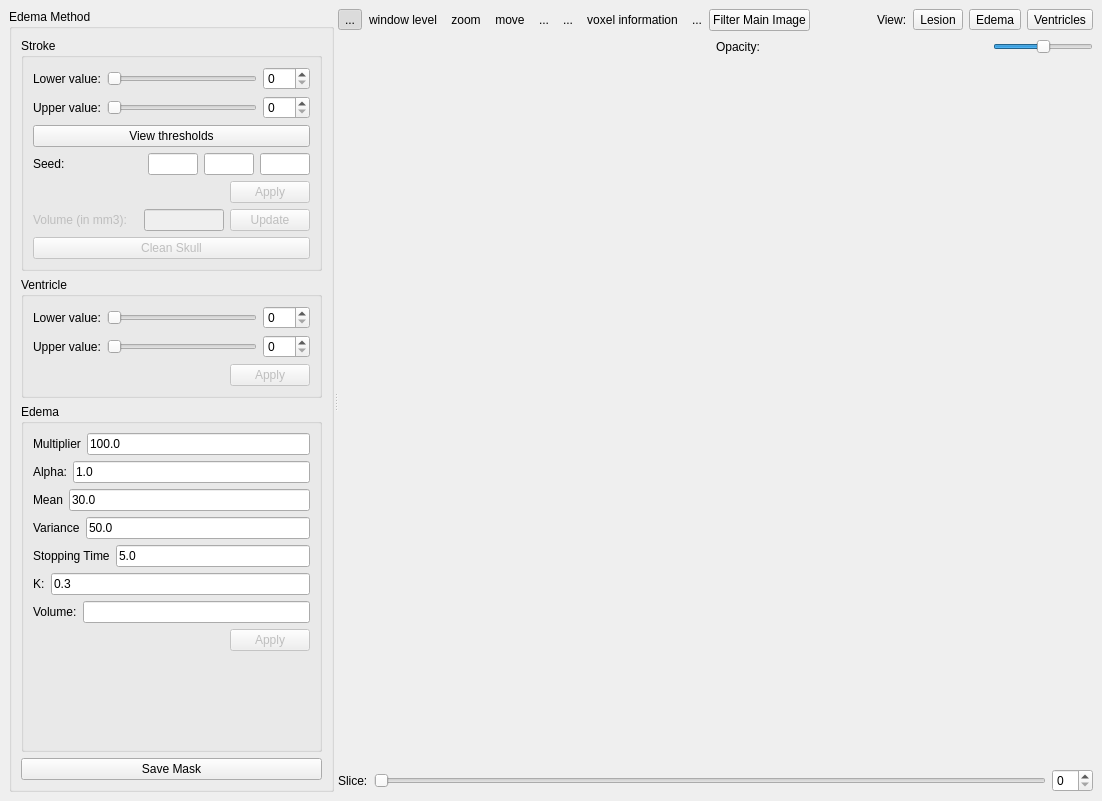
<?xml version="1.0" encoding="UTF-8"?>
<ui version="4.0">
 <class>QEdemaSegmentationExtensionBase</class>
 <widget class="QWidget" name="QEdemaSegmentationExtensionBase">
  <property name="geometry">
   <rect>
    <x>0</x>
    <y>0</y>
    <width>1102</width>
    <height>801</height>
   </rect>
  </property>
  <property name="windowTitle">
   <string>Form</string>
  </property>
  <layout class="QHBoxLayout">
   <property name="spacing">
    <number>6</number>
   </property>
   <property name="margin">
    <number>9</number>
   </property>
   <item>
    <widget class="QSplitter" name="m_verticalSplitter">
     <property name="orientation">
      <enum>Qt::Horizontal</enum>
     </property>
     <widget class="QSplitter" name="m_horizontalSplitter">
      <property name="orientation">
       <enum>Qt::Vertical</enum>
      </property>
      <widget class="QGroupBox" name="m_edemaMethodGroupBox">
       <property name="title">
        <string>Edema Method</string>
       </property>
       <layout class="QVBoxLayout">
        <property name="spacing">
         <number>6</number>
        </property>
        <property name="margin">
         <number>9</number>
        </property>
        <item>
         <layout class="QVBoxLayout">
          <property name="spacing">
           <number>6</number>
          </property>
          <property name="margin">
           <number>0</number>
          </property>
          <item>
           <widget class="QGroupBox" name="m_strokeGroupBox">
            <property name="title">
             <string>Stroke</string>
            </property>
            <layout class="QVBoxLayout">
             <property name="spacing">
              <number>6</number>
             </property>
             <property name="margin">
              <number>9</number>
             </property>
             <item>
              <layout class="QHBoxLayout">
               <property name="spacing">
                <number>6</number>
               </property>
               <property name="margin">
                <number>0</number>
               </property>
               <item>
                <widget class="QLabel" name="textLabel1_5">
                 <property name="text">
                  <string>Lower value:</string>
                 </property>
                </widget>
               </item>
               <item>
                <widget class="QSlider" name="m_lowerValueSlider">
                 <property name="maximum">
                  <number>255</number>
                 </property>
                 <property name="orientation">
                  <enum>Qt::Horizontal</enum>
                 </property>
                </widget>
               </item>
               <item>
                <widget class="QSpinBox" name="m_lowerValueSpinBox">
                 <property name="maximum">
                  <number>255</number>
                 </property>
                </widget>
               </item>
              </layout>
             </item>
             <item>
              <layout class="QHBoxLayout">
               <property name="spacing">
                <number>6</number>
               </property>
               <property name="margin">
                <number>0</number>
               </property>
               <item>
                <widget class="QLabel" name="textLabel1_6">
                 <property name="text">
                  <string>Upper value:</string>
                 </property>
                </widget>
               </item>
               <item>
                <widget class="QSlider" name="m_upperValueSlider">
                 <property name="maximum">
                  <number>255</number>
                 </property>
                 <property name="orientation">
                  <enum>Qt::Horizontal</enum>
                 </property>
                </widget>
               </item>
               <item>
                <widget class="QSpinBox" name="m_upperValueSpinBox">
                 <property name="maximum">
                  <number>255</number>
                 </property>
                </widget>
               </item>
              </layout>
             </item>
             <item>
              <layout class="QHBoxLayout">
               <property name="spacing">
                <number>6</number>
               </property>
               <property name="margin">
                <number>0</number>
               </property>
               <item>
                <widget class="QPushButton" name="m_viewThresholdButton">
                 <property name="layoutDirection">
                  <enum>Qt::RightToLeft</enum>
                 </property>
                 <property name="text">
                  <string>View thresholds</string>
                 </property>
                </widget>
               </item>
              </layout>
             </item>
             <item>
              <layout class="QHBoxLayout">
               <property name="spacing">
                <number>6</number>
               </property>
               <property name="margin">
                <number>0</number>
               </property>
               <item>
                <widget class="QLabel" name="m_seedLabel">
                 <property name="enabled">
                  <bool>true</bool>
                 </property>
                 <property name="text">
                  <string>Seed:</string>
                 </property>
                </widget>
               </item>
               <item>
                <widget class="QLineEdit" name="m_seedXLineEdit">
                 <property name="enabled">
                  <bool>true</bool>
                 </property>
                 <property name="sizePolicy">
                  <sizepolicy hsizetype="Maximum" vsizetype="Fixed">
                   <horstretch>0</horstretch>
                   <verstretch>0</verstretch>
                  </sizepolicy>
                 </property>
                 <property name="maximumSize">
                  <size>
                   <width>50</width>
                   <height>16777215</height>
                  </size>
                 </property>
                 <property name="readOnly">
                  <bool>true</bool>
                 </property>
                </widget>
               </item>
               <item>
                <widget class="QLineEdit" name="m_seedYLineEdit">
                 <property name="enabled">
                  <bool>true</bool>
                 </property>
                 <property name="sizePolicy">
                  <sizepolicy hsizetype="Maximum" vsizetype="Fixed">
                   <horstretch>0</horstretch>
                   <verstretch>0</verstretch>
                  </sizepolicy>
                 </property>
                 <property name="maximumSize">
                  <size>
                   <width>50</width>
                   <height>16777215</height>
                  </size>
                 </property>
                 <property name="readOnly">
                  <bool>true</bool>
                 </property>
                </widget>
               </item>
               <item>
                <widget class="QLineEdit" name="m_seedZLineEdit">
                 <property name="enabled">
                  <bool>true</bool>
                 </property>
                 <property name="sizePolicy">
                  <sizepolicy hsizetype="Maximum" vsizetype="Fixed">
                   <horstretch>0</horstretch>
                   <verstretch>0</verstretch>
                  </sizepolicy>
                 </property>
                 <property name="maximumSize">
                  <size>
                   <width>50</width>
                   <height>16777215</height>
                  </size>
                 </property>
                 <property name="readOnly">
                  <bool>true</bool>
                 </property>
                </widget>
               </item>
              </layout>
             </item>
             <item>
              <widget class="QPushButton" name="m_applyMethodButton">
               <property name="enabled">
                <bool>false</bool>
               </property>
               <property name="sizePolicy">
                <sizepolicy hsizetype="Fixed" vsizetype="Fixed">
                 <horstretch>0</horstretch>
                 <verstretch>0</verstretch>
                </sizepolicy>
               </property>
               <property name="layoutDirection">
                <enum>Qt::RightToLeft</enum>
               </property>
               <property name="text">
                <string>Apply</string>
               </property>
              </widget>
             </item>
             <item>
              <layout class="QHBoxLayout">
               <property name="spacing">
                <number>6</number>
               </property>
               <property name="margin">
                <number>0</number>
               </property>
               <item>
                <widget class="QLabel" name="m_resultsLabel">
                 <property name="enabled">
                  <bool>false</bool>
                 </property>
                 <property name="text">
                  <string>Volume (in mm3):</string>
                 </property>
                </widget>
               </item>
               <item>
                <widget class="QLineEdit" name="m_resultsLineEdit">
                 <property name="enabled">
                  <bool>false</bool>
                 </property>
                 <property name="sizePolicy">
                  <sizepolicy hsizetype="Maximum" vsizetype="Fixed">
                   <horstretch>0</horstretch>
                   <verstretch>0</verstretch>
                  </sizepolicy>
                 </property>
                 <property name="maximumSize">
                  <size>
                   <width>80</width>
                   <height>16777215</height>
                  </size>
                 </property>
                 <property name="readOnly">
                  <bool>true</bool>
                 </property>
                </widget>
               </item>
               <item>
                <widget class="QPushButton" name="m_updateVolumeButton">
                 <property name="enabled">
                  <bool>false</bool>
                 </property>
                 <property name="sizePolicy">
                  <sizepolicy hsizetype="Fixed" vsizetype="Fixed">
                   <horstretch>0</horstretch>
                   <verstretch>0</verstretch>
                  </sizepolicy>
                 </property>
                 <property name="text">
                  <string>Update</string>
                 </property>
                </widget>
               </item>
              </layout>
             </item>
             <item>
              <widget class="QPushButton" name="m_applyCleanSkullButton">
               <property name="enabled">
                <bool>false</bool>
               </property>
               <property name="text">
                <string>Clean Skull</string>
               </property>
              </widget>
             </item>
            </layout>
           </widget>
          </item>
          <item>
           <widget class="QGroupBox" name="m_ventriclesGroupBox">
            <property name="title">
             <string>Ventricle</string>
            </property>
            <layout class="QVBoxLayout">
             <property name="spacing">
              <number>6</number>
             </property>
             <property name="margin">
              <number>9</number>
             </property>
             <item>
              <layout class="QHBoxLayout">
               <property name="spacing">
                <number>6</number>
               </property>
               <property name="margin">
                <number>0</number>
               </property>
               <item>
                <widget class="QLabel" name="textLabel1_3">
                 <property name="text">
                  <string>Lower value:</string>
                 </property>
                </widget>
               </item>
               <item>
                <widget class="QSlider" name="m_lowerValueVentriclesSlider">
                 <property name="maximum">
                  <number>255</number>
                 </property>
                 <property name="orientation">
                  <enum>Qt::Horizontal</enum>
                 </property>
                </widget>
               </item>
               <item>
                <widget class="QSpinBox" name="m_lowerValueVentriclesSpinBox">
                 <property name="maximum">
                  <number>255</number>
                 </property>
                </widget>
               </item>
              </layout>
             </item>
             <item>
              <layout class="QHBoxLayout">
               <property name="spacing">
                <number>6</number>
               </property>
               <property name="margin">
                <number>0</number>
               </property>
               <item>
                <widget class="QLabel" name="textLabel1_4">
                 <property name="text">
                  <string>Upper value:</string>
                 </property>
                </widget>
               </item>
               <item>
                <widget class="QSlider" name="m_upperValueVentriclesSlider">
                 <property name="maximum">
                  <number>255</number>
                 </property>
                 <property name="orientation">
                  <enum>Qt::Horizontal</enum>
                 </property>
                </widget>
               </item>
               <item>
                <widget class="QSpinBox" name="m_upperValueVentriclesSpinBox">
                 <property name="maximum">
                  <number>255</number>
                 </property>
                </widget>
               </item>
              </layout>
             </item>
             <item>
              <widget class="QPushButton" name="m_applyVentriclesMethodButton">
               <property name="enabled">
                <bool>false</bool>
               </property>
               <property name="sizePolicy">
                <sizepolicy hsizetype="Fixed" vsizetype="Fixed">
                 <horstretch>0</horstretch>
                 <verstretch>0</verstretch>
                </sizepolicy>
               </property>
               <property name="layoutDirection">
                <enum>Qt::RightToLeft</enum>
               </property>
               <property name="text">
                <string>Apply</string>
               </property>
              </widget>
             </item>
            </layout>
           </widget>
          </item>
          <item>
           <widget class="QGroupBox" name="groupBox">
            <property name="sizePolicy">
             <sizepolicy hsizetype="Expanding" vsizetype="Expanding">
              <horstretch>0</horstretch>
              <verstretch>0</verstretch>
             </sizepolicy>
            </property>
            <property name="title">
             <string>Edema</string>
            </property>
            <layout class="QVBoxLayout">
             <property name="spacing">
              <number>6</number>
             </property>
             <property name="margin">
              <number>9</number>
             </property>
             <item>
              <layout class="QVBoxLayout">
               <property name="spacing">
                <number>6</number>
               </property>
               <property name="margin">
                <number>0</number>
               </property>
               <item>
                <layout class="QHBoxLayout">
                 <property name="spacing">
                  <number>6</number>
                 </property>
                 <property name="margin">
                  <number>0</number>
                 </property>
                 <item>
                  <widget class="QLabel" name="m_multiplierLabel">
                   <property name="text">
                    <string>Multiplier</string>
                   </property>
                  </widget>
                 </item>
                 <item>
                  <widget class="QLineEdit" name="m_multiplierEdit">
                   <property name="text">
                    <string>100.0</string>
                   </property>
                  </widget>
                 </item>
                </layout>
               </item>
               <item>
                <layout class="QHBoxLayout">
                 <property name="spacing">
                  <number>6</number>
                 </property>
                 <property name="margin">
                  <number>0</number>
                 </property>
                 <item>
                  <widget class="QLabel" name="m_alphaLabel">
                   <property name="text">
                    <string>Alpha:</string>
                   </property>
                  </widget>
                 </item>
                 <item>
                  <widget class="QLineEdit" name="m_alphaEdit">
                   <property name="text">
                    <string>1.0</string>
                   </property>
                  </widget>
                 </item>
                </layout>
               </item>
               <item>
                <layout class="QHBoxLayout">
                 <property name="spacing">
                  <number>6</number>
                 </property>
                 <property name="margin">
                  <number>0</number>
                 </property>
                 <item>
                  <widget class="QLabel" name="m_meanLabel">
                   <property name="text">
                    <string>Mean</string>
                   </property>
                  </widget>
                 </item>
                 <item>
                  <widget class="QLineEdit" name="m_meanEdit">
                   <property name="text">
                    <string>30.0</string>
                   </property>
                  </widget>
                 </item>
                </layout>
               </item>
               <item>
                <layout class="QHBoxLayout">
                 <property name="spacing">
                  <number>6</number>
                 </property>
                 <property name="margin">
                  <number>0</number>
                 </property>
                 <item>
                  <widget class="QLabel" name="m_varianceLabel">
                   <property name="text">
                    <string>Variance</string>
                   </property>
                  </widget>
                 </item>
                 <item>
                  <widget class="QLineEdit" name="m_varianceEdit">
                   <property name="text">
                    <string>50.0</string>
                   </property>
                  </widget>
                 </item>
                </layout>
               </item>
               <item>
                <layout class="QHBoxLayout">
                 <property name="spacing">
                  <number>6</number>
                 </property>
                 <property name="margin">
                  <number>0</number>
                 </property>
                 <item>
                  <widget class="QLabel" name="label_2">
                   <property name="text">
                    <string>Stopping Time</string>
                   </property>
                  </widget>
                 </item>
                 <item>
                  <widget class="QLineEdit" name="m_stoppingTimeEdit">
                   <property name="text">
                    <string>5.0</string>
                   </property>
                  </widget>
                 </item>
                </layout>
               </item>
               <item>
                <layout class="QHBoxLayout">
                 <property name="spacing">
                  <number>6</number>
                 </property>
                 <property name="margin">
                  <number>0</number>
                 </property>
                 <item>
                  <widget class="QLabel" name="m_constantLabel">
                   <property name="text">
                    <string>K:</string>
                   </property>
                  </widget>
                 </item>
                 <item>
                  <widget class="QLineEdit" name="m_constantEdit">
                   <property name="text">
                    <string>0.3</string>
                   </property>
                  </widget>
                 </item>
                </layout>
               </item>
               <item>
                <layout class="QHBoxLayout">
                 <property name="spacing">
                  <number>6</number>
                 </property>
                 <property name="margin">
                  <number>0</number>
                 </property>
                 <item>
                  <widget class="QLabel" name="m_volumeLabel">
                   <property name="text">
                    <string>Volume:</string>
                   </property>
                  </widget>
                 </item>
                 <item>
                  <widget class="QLineEdit" name="m_edemaVolumeLineEdit"/>
                 </item>
                </layout>
               </item>
               <item>
                <widget class="QPushButton" name="m_applyEdemaMethodButton">
                 <property name="enabled">
                  <bool>false</bool>
                 </property>
                 <property name="sizePolicy">
                  <sizepolicy hsizetype="Fixed" vsizetype="Fixed">
                   <horstretch>0</horstretch>
                   <verstretch>0</verstretch>
                  </sizepolicy>
                 </property>
                 <property name="layoutDirection">
                  <enum>Qt::RightToLeft</enum>
                 </property>
                 <property name="text">
                  <string>Apply</string>
                 </property>
                </widget>
               </item>
              </layout>
             </item>
             <item>
              <spacer>
               <property name="orientation">
                <enum>Qt::Vertical</enum>
               </property>
               <property name="sizeHint" stdset="0">
                <size>
                 <width>20</width>
                 <height>40</height>
                </size>
               </property>
              </spacer>
             </item>
            </layout>
           </widget>
          </item>
         </layout>
        </item>
        <item>
         <widget class="QPushButton" name="m_saveMaskPushButton">
          <property name="text">
           <string>Save Mask</string>
          </property>
         </widget>
        </item>
       </layout>
      </widget>
     </widget>
     <widget class="QWidget" name="layoutWidget">
      <layout class="QVBoxLayout">
       <property name="spacing">
        <number>6</number>
       </property>
       <property name="margin">
        <number>0</number>
       </property>
       <item>
        <layout class="QHBoxLayout">
         <property name="spacing">
          <number>0</number>
         </property>
         <property name="margin">
          <number>0</number>
         </property>
         <item>
          <widget class="QToolButton" name="m_slicingToolButton">
           <property name="text">
            <string>...</string>
           </property>
           <property name="icon">
            <iconset>
             <normaloff/>
            </iconset>
           </property>
           <property name="iconSize">
            <size>
             <width>32</width>
             <height>32</height>
            </size>
           </property>
           <property name="checkable">
            <bool>true</bool>
           </property>
           <property name="checked">
            <bool>true</bool>
           </property>
           <property name="autoRaise">
            <bool>true</bool>
           </property>
          </widget>
         </item>
         <item>
          <widget class="QToolButton" name="m_windowLevelToolButton">
           <property name="text">
            <string>window level</string>
           </property>
           <property name="icon">
            <iconset>
             <normaloff/>
            </iconset>
           </property>
           <property name="iconSize">
            <size>
             <width>32</width>
             <height>32</height>
            </size>
           </property>
           <property name="checkable">
            <bool>true</bool>
           </property>
           <property name="autoRaise">
            <bool>true</bool>
           </property>
          </widget>
         </item>
         <item>
          <widget class="QToolButton" name="m_zoomToolButton">
           <property name="text">
            <string>zoom</string>
           </property>
           <property name="icon">
            <iconset>
             <normaloff/>
            </iconset>
           </property>
           <property name="iconSize">
            <size>
             <width>32</width>
             <height>32</height>
            </size>
           </property>
           <property name="checkable">
            <bool>true</bool>
           </property>
           <property name="autoRaise">
            <bool>true</bool>
           </property>
          </widget>
         </item>
         <item>
          <widget class="QToolButton" name="m_moveToolButton">
           <property name="text">
            <string>move</string>
           </property>
           <property name="icon">
            <iconset>
             <normaloff/>
            </iconset>
           </property>
           <property name="iconSize">
            <size>
             <width>32</width>
             <height>32</height>
            </size>
           </property>
           <property name="checkable">
            <bool>true</bool>
           </property>
           <property name="autoRaise">
            <bool>true</bool>
           </property>
          </widget>
         </item>
         <item>
          <widget class="QToolButton" name="m_rotateClockWiseToolButton">
           <property name="text">
            <string>...</string>
           </property>
           <property name="icon">
            <iconset>
             <normaloff/>
            </iconset>
           </property>
           <property name="iconSize">
            <size>
             <width>32</width>
             <height>32</height>
            </size>
           </property>
           <property name="autoRaise">
            <bool>true</bool>
           </property>
          </widget>
         </item>
         <item>
          <widget class="QToolButton" name="m_editorToolButton">
           <property name="text">
            <string>...</string>
           </property>
           <property name="icon">
            <iconset>
             <normaloff/>
            </iconset>
           </property>
           <property name="iconSize">
            <size>
             <width>32</width>
             <height>32</height>
            </size>
           </property>
           <property name="checkable">
            <bool>true</bool>
           </property>
           <property name="autoRaise">
            <bool>true</bool>
           </property>
          </widget>
         </item>
         <item>
          <widget class="QToolButton" name="m_voxelInformationToolButton">
           <property name="layoutDirection">
            <enum>Qt::LeftToRight</enum>
           </property>
           <property name="text">
            <string>voxel information</string>
           </property>
           <property name="icon">
            <iconset>
             <normaloff/>
            </iconset>
           </property>
           <property name="iconSize">
            <size>
             <width>32</width>
             <height>32</height>
            </size>
           </property>
           <property name="checkable">
            <bool>true</bool>
           </property>
           <property name="autoRaise">
            <bool>true</bool>
           </property>
          </widget>
         </item>
         <item>
          <widget class="QToolButton" name="m_seedToolButton">
           <property name="text">
            <string>...</string>
           </property>
           <property name="icon">
            <iconset>
             <normaloff/>
            </iconset>
           </property>
           <property name="iconSize">
            <size>
             <width>32</width>
             <height>32</height>
            </size>
           </property>
           <property name="checkable">
            <bool>true</bool>
           </property>
           <property name="autoRaise">
            <bool>true</bool>
           </property>
          </widget>
         </item>
         <item>
          <widget class="QPushButton" name="m_filterPushButton">
           <property name="text">
            <string>Filter Main Image</string>
           </property>
          </widget>
         </item>
         <item>
          <spacer>
           <property name="orientation">
            <enum>Qt::Horizontal</enum>
           </property>
           <property name="sizeHint" stdset="0">
            <size>
             <width>40</width>
             <height>20</height>
            </size>
           </property>
          </spacer>
         </item>
         <item>
          <layout class="QHBoxLayout">
           <property name="spacing">
            <number>6</number>
           </property>
           <property name="margin">
            <number>0</number>
           </property>
           <item>
            <widget class="QLabel" name="m_viewLabel">
             <property name="text">
              <string>View:</string>
             </property>
            </widget>
           </item>
           <item>
            <widget class="QToolButton" name="m_lesionViewToolButton">
             <property name="text">
              <string>Lesion</string>
             </property>
            </widget>
           </item>
           <item>
            <widget class="QToolButton" name="m_edemaViewToolButton">
             <property name="text">
              <string>Edema</string>
             </property>
            </widget>
           </item>
           <item>
            <widget class="QToolButton" name="m_ventriclesViewToolButton">
             <property name="text">
              <string>Ventricles</string>
             </property>
            </widget>
           </item>
          </layout>
         </item>
        </layout>
       </item>
       <item>
        <layout class="QHBoxLayout">
         <property name="spacing">
          <number>6</number>
         </property>
         <property name="margin">
          <number>0</number>
         </property>
         <item>
          <layout class="QHBoxLayout">
           <property name="spacing">
            <number>6</number>
           </property>
           <property name="margin">
            <number>0</number>
           </property>
           <item>
            <spacer>
             <property name="orientation">
              <enum>Qt::Horizontal</enum>
             </property>
             <property name="sizeHint" stdset="0">
              <size>
               <width>40</width>
               <height>20</height>
              </size>
             </property>
            </spacer>
           </item>
           <item>
            <layout class="QHBoxLayout">
             <property name="spacing">
              <number>6</number>
             </property>
             <property name="margin">
              <number>0</number>
             </property>
             <item>
              <widget class="QLabel" name="m_opacitiyLabel">
               <property name="text">
                <string>Opacity:</string>
               </property>
              </widget>
             </item>
             <item>
              <widget class="QSlider" name="m_opacitySlider">
               <property name="maximumSize">
                <size>
                 <width>100</width>
                 <height>16777215</height>
                </size>
               </property>
               <property name="maximum">
                <number>100</number>
               </property>
               <property name="value">
                <number>50</number>
               </property>
               <property name="orientation">
                <enum>Qt::Horizontal</enum>
               </property>
              </widget>
             </item>
            </layout>
           </item>
          </layout>
         </item>
        </layout>
       </item>
       <item>
        <layout class="QVBoxLayout">
         <property name="spacing">
          <number>6</number>
         </property>
         <property name="margin">
          <number>0</number>
         </property>
         <item>
          <widget class="udg::Q2DViewer" name="m_2DView" native="true">
           <property name="sizePolicy">
            <sizepolicy hsizetype="Expanding" vsizetype="Expanding">
             <horstretch>0</horstretch>
             <verstretch>0</verstretch>
            </sizepolicy>
           </property>
           <property name="maximumSize">
            <size>
             <width>100000</width>
             <height>100000</height>
            </size>
           </property>
          </widget>
         </item>
         <item>
          <layout class="QHBoxLayout">
           <property name="spacing">
            <number>6</number>
           </property>
           <property name="margin">
            <number>0</number>
           </property>
           <item>
            <widget class="QLabel" name="m_sliceLabel">
             <property name="text">
              <string>Slice:</string>
             </property>
            </widget>
           </item>
           <item>
            <widget class="QSlider" name="m_sliceViewSlider">
             <property name="orientation">
              <enum>Qt::Horizontal</enum>
             </property>
            </widget>
           </item>
           <item>
            <widget class="QSpinBox" name="m_sliceSpinBox"/>
           </item>
          </layout>
         </item>
        </layout>
       </item>
      </layout>
     </widget>
    </widget>
   </item>
  </layout>
 </widget>
 <customwidgets>
  <customwidget>
   <class>udg::Q2DViewer</class>
   <extends>QWidget</extends>
   <header>q2dviewer.h</header>
  </customwidget>
 </customwidgets>
 <resources/>
 <connections>
  <connection>
   <sender>m_sliceViewSlider</sender>
   <signal>valueChanged(int)</signal>
   <receiver>m_sliceSpinBox</receiver>
   <slot>setValue(int)</slot>
   <hints>
    <hint type="sourcelabel">
     <x>644</x>
     <y>574</y>
    </hint>
    <hint type="destinationlabel">
     <x>892</x>
     <y>574</y>
    </hint>
   </hints>
  </connection>
  <connection>
   <sender>m_sliceSpinBox</sender>
   <signal>valueChanged(int)</signal>
   <receiver>m_sliceViewSlider</receiver>
   <slot>setValue(int)</slot>
   <hints>
    <hint type="sourcelabel">
     <x>892</x>
     <y>574</y>
    </hint>
    <hint type="destinationlabel">
     <x>644</x>
     <y>574</y>
    </hint>
   </hints>
  </connection>
  <connection>
   <sender>m_lowerValueSlider</sender>
   <signal>valueChanged(int)</signal>
   <receiver>m_lowerValueSpinBox</receiver>
   <slot>setValue(int)</slot>
   <hints>
    <hint type="sourcelabel">
     <x>163</x>
     <y>76</y>
    </hint>
    <hint type="destinationlabel">
     <x>251</x>
     <y>76</y>
    </hint>
   </hints>
  </connection>
  <connection>
   <sender>m_lowerValueSpinBox</sender>
   <signal>valueChanged(int)</signal>
   <receiver>m_lowerValueSlider</receiver>
   <slot>setValue(int)</slot>
   <hints>
    <hint type="sourcelabel">
     <x>251</x>
     <y>76</y>
    </hint>
    <hint type="destinationlabel">
     <x>169</x>
     <y>76</y>
    </hint>
   </hints>
  </connection>
  <connection>
   <sender>m_upperValueVentriclesSpinBox</sender>
   <signal>valueChanged(int)</signal>
   <receiver>m_upperValueVentriclesSlider</receiver>
   <slot>setValue(int)</slot>
   <hints>
    <hint type="sourcelabel">
     <x>251</x>
     <y>345</y>
    </hint>
    <hint type="destinationlabel">
     <x>163</x>
     <y>345</y>
    </hint>
   </hints>
  </connection>
  <connection>
   <sender>m_upperValueVentriclesSlider</sender>
   <signal>valueChanged(int)</signal>
   <receiver>m_upperValueVentriclesSpinBox</receiver>
   <slot>setValue(int)</slot>
   <hints>
    <hint type="sourcelabel">
     <x>163</x>
     <y>345</y>
    </hint>
    <hint type="destinationlabel">
     <x>251</x>
     <y>345</y>
    </hint>
   </hints>
  </connection>
  <connection>
   <sender>m_upperValueSlider</sender>
   <signal>valueChanged(int)</signal>
   <receiver>m_upperValueSpinBox</receiver>
   <slot>setValue(int)</slot>
   <hints>
    <hint type="sourcelabel">
     <x>163</x>
     <y>107</y>
    </hint>
    <hint type="destinationlabel">
     <x>251</x>
     <y>107</y>
    </hint>
   </hints>
  </connection>
  <connection>
   <sender>m_upperValueSpinBox</sender>
   <signal>valueChanged(int)</signal>
   <receiver>m_upperValueSlider</receiver>
   <slot>setValue(int)</slot>
   <hints>
    <hint type="sourcelabel">
     <x>251</x>
     <y>107</y>
    </hint>
    <hint type="destinationlabel">
     <x>163</x>
     <y>107</y>
    </hint>
   </hints>
  </connection>
  <connection>
   <sender>m_lowerValueVentriclesSlider</sender>
   <signal>valueChanged(int)</signal>
   <receiver>m_lowerValueVentriclesSpinBox</receiver>
   <slot>setValue(int)</slot>
   <hints>
    <hint type="sourcelabel">
     <x>163</x>
     <y>314</y>
    </hint>
    <hint type="destinationlabel">
     <x>251</x>
     <y>314</y>
    </hint>
   </hints>
  </connection>
  <connection>
   <sender>m_lowerValueVentriclesSpinBox</sender>
   <signal>valueChanged(int)</signal>
   <receiver>m_lowerValueVentriclesSlider</receiver>
   <slot>setValue(int)</slot>
   <hints>
    <hint type="sourcelabel">
     <x>251</x>
     <y>314</y>
    </hint>
    <hint type="destinationlabel">
     <x>163</x>
     <y>314</y>
    </hint>
   </hints>
  </connection>
 </connections>
</ui>
